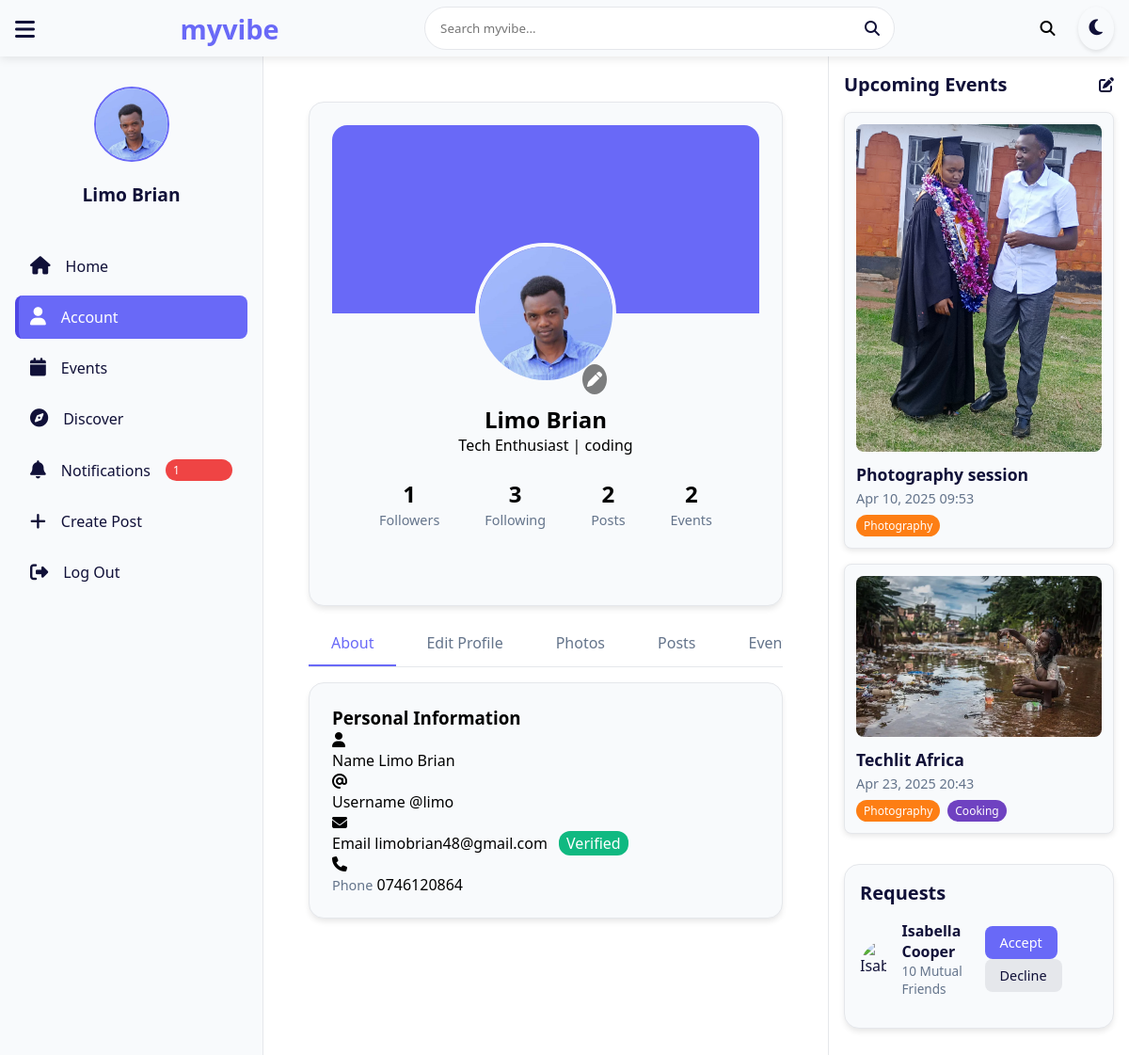
The app's page /accounts/myprofile/ (signed in) with its own data.
### accounts/models.py (models this page shows, shortened)
class UserProfile(models.Model):
    USER_TYPE_CHOICES = [
        ('user', 'User'),
        ('admin', 'Admin'),
    ]
    user = models.OneToOneField(User, on_delete=models.CASCADE)
    phone = models.CharField(max_length=15)
    profile_picture = models.ImageField(upload_to='profile_pics/', blank=True, null=True)
    date_of_birth = models.DateField(null=True, blank=True)
    gender = models.CharField(
        max_length=10,
        choices=[('Male', 'Male'), ('Female', 'Female'), ('Other', 'Other')],
        blank=True
    )
    usertype = models.CharField(max_length=10, choices=USER_TYPE_CHOICES, default='user')
    interests = models.ManyToManyField(Interest, blank=True, related_name='user_profiles')
    email_confirmed = models.BooleanField(default=False)
    otp_code = models.CharField(max_length=6, blank=True, null=True)
    otp_created_at = models.DateTimeField(blank=True, null=True)
    last_reset_request = models.DateTimeField(null=True, blank=True)
    theme = models.CharField(max_length=10, choices=[('light', 'Light'), ('dark', 'Dark')], default='light')
    bio = models.CharField(max_length=150, blank=True, null=True, help_text="A short description about yourself (e.g., Tech enthusiast | Photographer | Musician)")
    has_visited_homepage = models.BooleanField(default=False)
    @property
    def get_profile_picture_url(self):
        if self.profile_picture and hasattr(self.profile_picture, 'url'):
            return self.profile_picture.url
        return static('assets/myvibe/images/userplaceholder.png')

class Interest(models.Model):
    name = models.CharField(max_length=50, unique=True)
    description = models.TextField(blank=True, null=True)
    related_interests = models.ManyToManyField('self', blank=True, symmetrical=True)
    created_at = models.DateTimeField(auto_now_add=True)

### events/models.py (models this page shows, shortened)
class Event(models.Model):
    EVENT_CATEGORIES = [
        ('workshop', 'Workshop'),
        ('social', 'Social Gathering'),
        ('conference', 'Conference'),
        ('class', 'Class/Training'),
    ]
    title = models.CharField(max_length=200)
    description = models.TextField()
    creator = models.ForeignKey(User, on_delete=models.CASCADE, related_name='created_events')
    start_time = models.DateTimeField()
    end_time = models.DateTimeField()
    venue_name = models.CharField(max_length=100)  # e.g., "Nairobi School Hall"
    latitude = models.DecimalField(max_digits=9, decimal_places=6, help_text="Latitude of the event location")
    longitude = models.DecimalField(max_digits=9, decimal_places=6, help_text="Longitude of the event location")
    interests = models.ManyToManyField(Interest, related_name='events')
    max_attendees = models.PositiveIntegerField(default=0)  # 0 = unlimited
    price = models.DecimalField(max_digits=8, decimal_places=2, default=0.00)
    registration_deadline = models.DateTimeField()
    is_public = models.BooleanField(default=True)
    category = models.CharField(max_length=20, choices=EVENT_CATEGORIES)
    tags = TaggableManager()
    created_at = models.DateTimeField(auto_now_add=True)
    updated_at = models.DateTimeField(auto_now=True)
    class Meta:
        indexes = [
            models.Index(fields=['start_time']),
            models.Index(fields=['category']),
        ]
    def get_primary_image(self):
            primary = self.images.filter(is_primary=True).first()
            return primary.image.url if primary else '/static/default_event_image.jpg'

class EventImage(models.Model):
    event = models.ForeignKey(Event, on_delete=models.CASCADE, related_name='images')
    image = models.ImageField(upload_to='event_images/')
    caption = models.CharField(max_length=200, blank=True)
    is_primary = models.BooleanField(default=False)
    uploaded_at = models.DateTimeField(auto_now_add=True)

### accounts/views.py (the view)
# urls.py: path('myprofile/', views.my_profile, name='my_profile'),
@login_required
def my_profile(request):
    user = request.user
    profile = get_object_or_404(UserProfile, user=user)
    posts = Post.objects.filter(user=user, is_active=True).order_by('-created_at')[:3]
    for post in posts:
        post.first_image = post.media_files.filter(media_type='image').first()
    events = Event.objects.filter(creator=user).order_by('start_time')[:3]
    photos = Media.objects.filter(post__user=user, media_type='image').order_by('-created_at')[:6]
    event_images = EventImage.objects.filter(event__creator=user).order_by('-uploaded_at')[:6]
    followers_count = Following.objects.filter(followed=profile).count()
    following_count = Following.objects.filter(follower=profile).count()
    posts_count = Post.objects.filter(user=user, is_active=True).count()
    events_count = Event.objects.filter(creator=user).count()
    context = {
        'profile': profile,
        'posts': posts,
        'events': events,
        'photos': photos,
        'event_images': event_images,
        'followers_count': followers_count,
        'following_count': following_count,
        'posts_count': posts_count,
        'events_count': events_count,
    }
    return render(request, 'accounts/myprofile.html', context)

### accounts/context_processors.py (called while the page is built)
def notification_count(request):
    if request.user.is_authenticated:
        unread_count = Notification.objects.filter(recipient=request.user, is_read=False).count()
        return {'unread_notification_count': unread_count}
    return {'unread_notification_count': 0}

### events/context_processors.py (called while the page is built)
def events_context(request):
    events = Event.objects.all().order_by('start_time').prefetch_related('interests')
    return {'events': events}

### templates/accounts/myprofile.html (shortened to what this page needs)
{% extends "myvibe/base.html" %}
{% load static %}
{% block content %}
<div class="profile-content">
    <div class="profile-header card">
        <div class="profile-banner"></div>
        <div class="profile-info">
            <div class="myprofile-img-container">
                <img src="{{ profile.get_profile_picture_url }}" alt="Profile" class="profile-main-img" />
                <a href="{% url 'upload_image' %}" class="myprofile-edit-photo">
                    <i class="fas fa-pen"></i>
                </a>
            </div>
            <h2>{{ profile.user.get_full_name|default:profile.user.username }}</h2>
            <p class="profile-bio">{{ profile.bio|default:"No bio provided" }}</p>
            <div class="profile-stats">
                <div class="stat">
                    <span class="stat-number">{{ followers_count }}</span>
                    <span class="stat-label">Followers</span>
                </div>
                <div class="stat">
                    <span class="stat-number">{{ following_count }}</span>
                    <span class="stat-label">Following</span>
                </div>
                <div class="stat">
                    <span class="stat-number">{{ posts_count }}</span>
                    <span class="stat-label">Posts</span>
                </div>
                <div class="stat">
                    <span class="stat-number">{{ events_count }}</span>
                    <span class="stat-label">Events</span>
                </div>
            </div>
        </div>
    </div>
    <nav class="profile-nav">
        <button class="nav-tab active" data-target="about">About</button>
        <button class="nav-tab" data-target="edit-profile">Edit Profile</button>
        <button class="nav-tab" data-target="photos">Photos</button>
        <button class="nav-tab" data-target="my-posts">Posts</button>
        <button class="nav-tab" data-target="my-events">Events</button>
    </nav>
    <div class="profile-sections-container">
        <div class="profile-section active" id="about">
            <div class="about-section card">
                <h3>Personal Information</h3>
                <div class="detail-item">
                    <i class="fas fa-user"></i>
                    <div class="detail-content">
                        <span class="detail-label">Name</span>
                        <span>{{ profile.user.get_full_name|default:profile.user.username }}</span>
                    </div>
                </div>
                <div class="detail-item">
                    <i class="fas fa-at"></i>
                    <div class="detail-content">
                        <span class="detail-label">Username</span>
                        <span>@{{ profile.user.username }}</span>
                    </div>
                </div>
                <div class="detail-item">
                    <i class="fas fa-envelope"></i>
                    <div class="detail-content">
                        <span class="detail-label">Email</span>
                        <span>
                            {{ profile.user.email }}
                            {% if profile.email_confirmed %}
                                <span class="myprofile-verified-badge">Verified</span>
                            {% endif %}
                        </span>
                    </div>
                </div>
                <div class="detail-item">
                    <i class="fas fa-phone"></i>
                    <div class="detail-content">
                        <span class="stat-label">Phone</span>
                        <span>{{ profile.phone|default:"Not provided" }}</span>
                    </div>
                </div>
            </div>
        </div>
    </div>
</div>
{% endblock %}

### templates/myvibe/base.html (shortened to what this page needs)
{% load static %}
<!DOCTYPE html>
<html lang="en">
<head>
    <link rel="stylesheet" href="https://cdnjs.cloudflare.com/ajax/libs/font-awesome/6.6.0/css/all.min.css" />
    <link rel="stylesheet" href="{% static 'assets/myvibe/style.css' %}">
</head>
<body data-theme="light">
    <header class="main-header">
        <div class="header-content">
        <button id="sidebarToggle" class="sidebar-toggle" aria-label="Toggle sidebar">
            <i class="fas fa-bars"></i>
        </button>
            <h1 class="logo">myvibe</h1>
            <div class="search-bar">
                <input type="text" placeholder="Search myvibe...">
                <i class="fas fa-search"></i>
            </div>
            <div class="header-right">
                <div class="mobile-search-icon">
                    <i class="fas fa-search"></i>
                </div>
                <div class="theme-switcher">
                    <i class="fas fa-moon"></i>
                </div>
            </div>
        </div>
    </header>
    <div class="container">
<aside class="sidebar">
    <div class="profile">
        {% if user.is_authenticated and user.userprofile.profile_picture %}
        <a href="{% url 'my_profile' %}">
            <img src="{{ user.userprofile.profile_picture.url }}" class="profile-img" alt="Your profile">
        </a>
        {% else %}
        <a href="{% url 'my_profile' %}">
            <img src="{% static 'assets/myvibe/images/main-profile.jpg' %}" class="profile-img" alt="Default profile">
        </a>
        {% endif %}
        <h3>{{ user.first_name }} {{ user.last_name }}</h3>
    </div>
    <nav class="menu">
        <div class="menu-item {% if is_home_active %}active{% endif %}" data-page="home">
            <a href="{% url 'home' %}">
                <i class="fas fa-home"></i>
                <span>Home</span>
            </a>
        </div>
        <div class="menu-item {% if is_account_active %}active{% endif %}" data-page="my_profile">
            <a href="{% url 'my_profile' %}">
                <i class="fas fa-user"></i>
                <span>Account</span>
            </a>
        </div>
        <div class="menu-item {% if is_events_active %}active{% endif %}" data-page="events_view">
            <a href="{% url 'events_view' %}">
                <i class="fas fa-calendar"></i>
                <span>Events</span>
            </a>
        </div>
        <div class="menu-item {% if is_discover_active %}active{% endif %}" data-page="discover_users">
            <a href="{% url 'discover_users' %}">
                <i class="fas fa-compass"></i>
                <span>Discover</span>
            </a>
        </div>
        <div class="menu-item {% if is_notifications_active %}active{% endif %}" data-page="notifications">
            <a href="{% url 'notifications' %}">
                <i class="fas fa-bell"></i>
                <span>Notifications</span>
                {% if unread_notification_count > 0 %}
                <span class="badge">{{ unread_notification_count }}</span>
                {% endif %}
            </a>
        </div>
        <div class="menu-item {% if is_create_post_active %}active{% endif %}" data-page="create_post">
            <a href="{% url 'create_post' %}">
                <i class="fas fa-plus"></i>
                <span>Create Post</span>
            </a>
        </div>
        <div class="menu-item" data-page="logout">
            <a href="{% url 'logout' %}">
                <i class="fas fa-sign-out-alt"></i>
                <span>Log Out</span>
            </a>
        </div>
    </nav>
</aside>
        <main class="main-content">
            {% block content %}
            {% endblock %}
        </main>
        <aside class="right-column">
            <div class="myprofile-events">
                <div class="myprofile-heading">
                    <h3>Upcoming Events</h3>
                    <i class="fa-solid fa-pen-to-square"></i>
                </div>
                {% for event in events %}
                <a href="{% url 'event_detail' event.id %}" style="text-decoration: none; color: inherit;">
                    <div class="myprofile-event-card card">
                        <img src="{{ event.get_primary_image }}" alt="{{ event.title }}" class="event-image">
                        <div class="event-details">
                            <h4>{{ event.title }}</h4>
                            <p class="muted textured">{{ event.start_time|date:"M d, Y H:i" }}</p>
                            <div class="tags">
                                {% for interest in event.interests.all %}
                                {% if forloop.counter|divisibleby:4 %}
                                <span class="tag blue">{{ interest.name }}</span>
                                {% elif forloop.counter|divisibleby:3 %}
                                <span class="tag green">{{ interest.name }}</span>
                                {% elif forloop.counter|divisibleby:2 %}
                                <span class="tag purple">{{ interest.name }}</span>
                                {% else %}
                                <span class="tag orange">{{ interest.name }}</span>
                                {% endif %}
                                {% empty %}
                                <span class="tag gray">No Interests</span>
                                {% endfor %}
                            </div>
                        </div>
                    </div>
                </a>
                {% empty %}
                <p class="muted-text">No events found.</p>
                {% endfor %}
            </div>
            <div class="myprofile-friend-requests card">
                <h4>Requests</h4>
                <div class="myprofile-request">
                    <div class="myprofile-info">
                        <div class="myprofile-profile-pic">
                            <img src="{% static 'assets/myvibe/images/profile-6.jpg' %}" alt="Isabella Cooper" />
                        </div>
                        <div>
                            <h5>Isabella Cooper</h5>
                            <p class="muted-text">10 Mutual Friends</p>
                        </div>
                    </div>
                    <div class="myprofile-action">
                        <button class="btn btn-primary">Accept</button>
                        <button class="btn">Decline</button>
                    </div>
                </div>
            </div>
        </aside>
    </div>
</body>
</html>

### records on screen
UserProfile: get_profile_picture_url (picture), user.get_full_name "Limo Brian", bio "Tech Enthusiast | coding", user.username "limo", user.email "limobrian48@gmail.com", phone "0746120864"
Event: get_primary_image (picture), title "Photography session", start_time "Apr 10, 2025 09:53"
Interest: name "Photography"
Event: get_primary_image (picture), title "Techlit Africa", start_time "Apr 23, 2025 20:43"
Interest: name "Cooking"

### other values on screen
{{ user.first_name }} "Limo"
{{ user.last_name }} "Brian"
{{ unread_notification_count }} "1"
{{ followers_count }} "1"
{{ following_count }} "3"
{{ posts_count }} "2"
{{ events_count }} "2"
